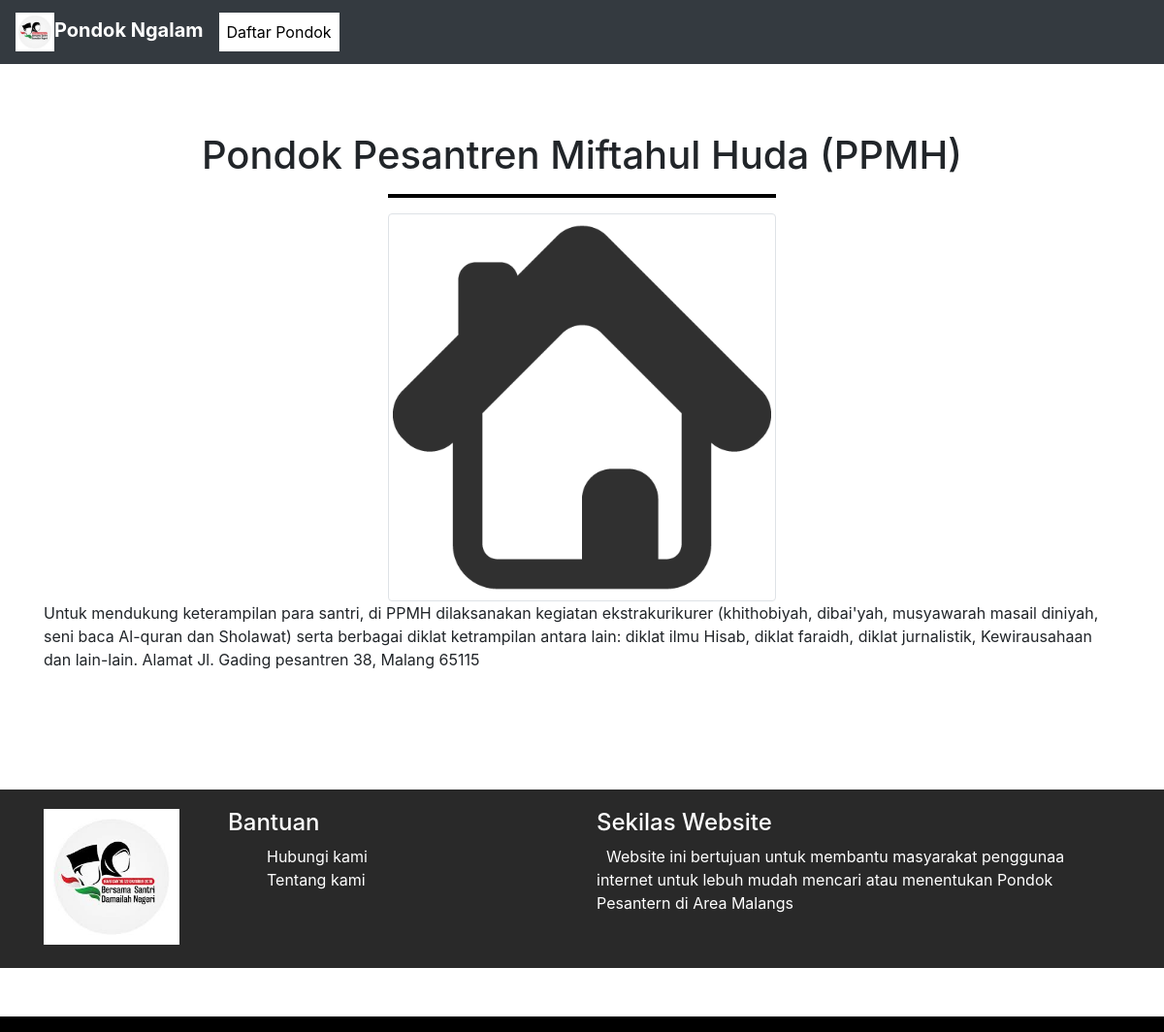
/index.php/welcome/beritaTampilLengkap/3, run on the app's committed database.
### tables this page shows
CREATE TABLE `berita` (
  `id` int(11) NOT NULL,
  `judul` varchar(50) NOT NULL,
  `isi` text NOT NULL,
  `gambar` varchar(120) NOT NULL
);

### application/controllers/Welcome.php (called while the page is built, shortened)
<?php
class Welcome extends CI_Controller {
	public function __construct(){
		$this->load->model('Muser');
		$this->load->model('Mberita');
		$this->load->helper('url','form');
		$this->load->library('form_validation');
	}
		public function beritaTampilLengkap($id){
		$data['berita']=$this->Mberita->getBerita($id);
		$this->load->view('header_customer');
		$this->load->view('berita/beritawis_view_lengkap',$data);
		$this->load->view('footer');
	}
}

### index.php (called while the page is built, shortened)
<?php
require_once BASEPATH.'core/CodeIgniter.php';

### application/models/Mberita.php (called while the page is built, shortened)
<?php
class Mberita extends CI_Model {
	public function getBerita($id)
	{
		$this->db->where('id',$id);
		$query=$this->db->get('berita');
		return $query->result();
	}
}

### application/views/berita/beritawis_view_lengkap.php (the view, shortened to what this page needs)
    <link href="<?php echo base_url() ?>/assets/css/bootstrap.min.css" rel="stylesheet">
    <link rel="stylesheet" href="<?php echo base_url() ?>/assets/css/style2.css">
<section class="lengkapBerita" >
      <div class="container">
        <div class="row">
          <div class="col-sm-12">
            <h1 class="text-center"><?php echo $berita[0]->judul; ?></h1>
            <hr>
          </div>
        </div>
        <div class="row">
          <div class="col-sm-12 text-center">
			<img class="img-thumbnail" style="width: 400px;height: 400px;" src="<?php echo base_url().'assets/uploads/berita/'.$berita[0]->gambar; ?>">
          </div>
        </div>
        <div class="row">
        	<div class="col-sm-12">
        		<?php echo $berita[0]->isi; ?>
        	</div>
        </div>
      </div>
    </section>

### assets/css/style2.css (style rules this page uses)
html { position: relative; }
body { margin-bottom: 100px: }
hr { width: 400px; border-top: 4px solid black; }
.lengkapBerita { padding-top: 70px; min-height: 700px; }

### data on the page
berita: judul "Pondok Pesantren Miftahul Huda (PPMH)", gambar (picture), isi "Untuk mendukung keterampilan para santri, di PPMH dilaksanakan kegiatan ekstrakurikurer (khithobiyah, dibai'yah, musyawarah masail diniyah, seni baca Al-quran dan Sholawat) serta berbagai diklat ketrampilan antara lain: diklat ilmu Hisab, diklat faraidh, diklat jurnalistik, Kewirausahaan dan lain-lain. Alamat Jl. Gading pesantren 38, Malang 65115"
